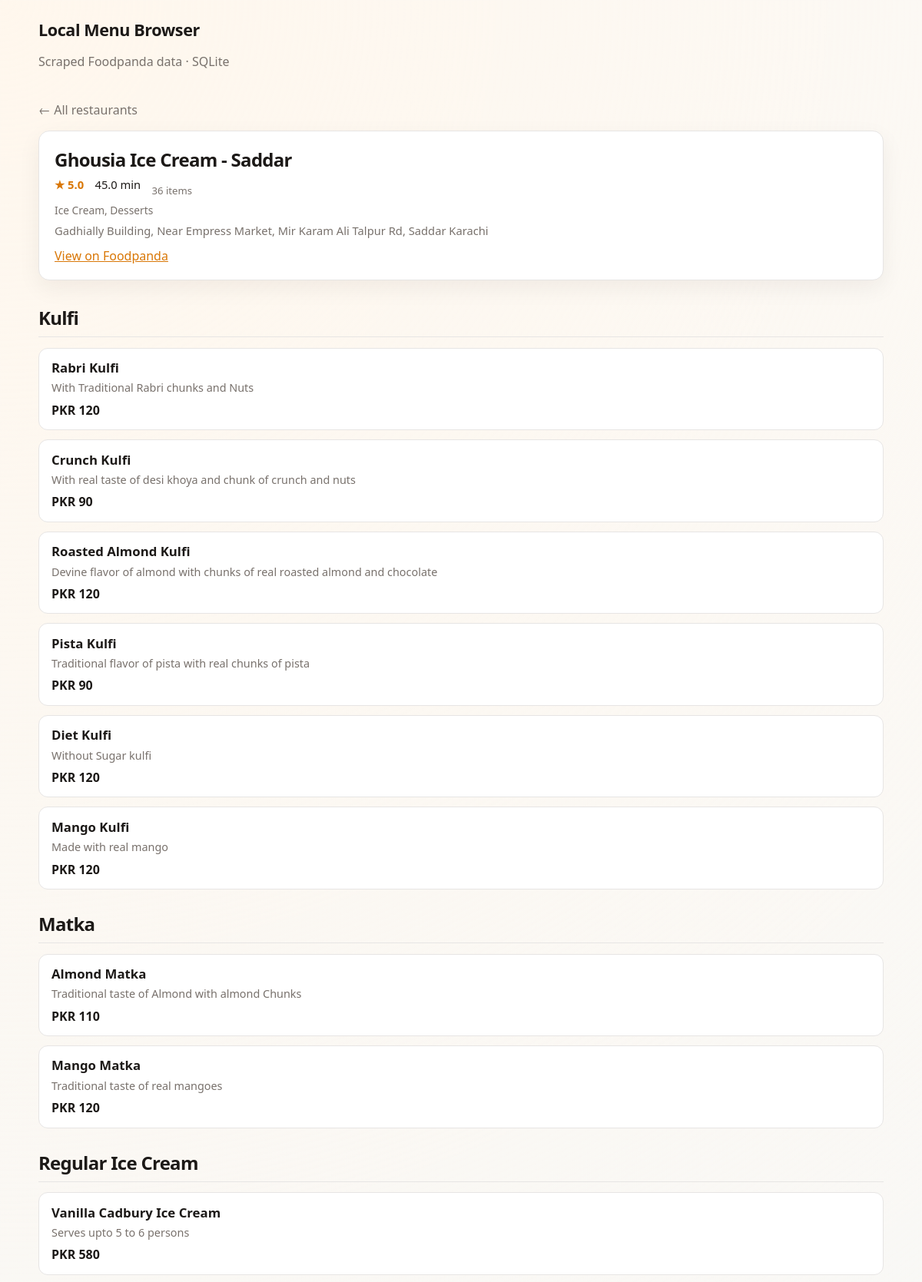
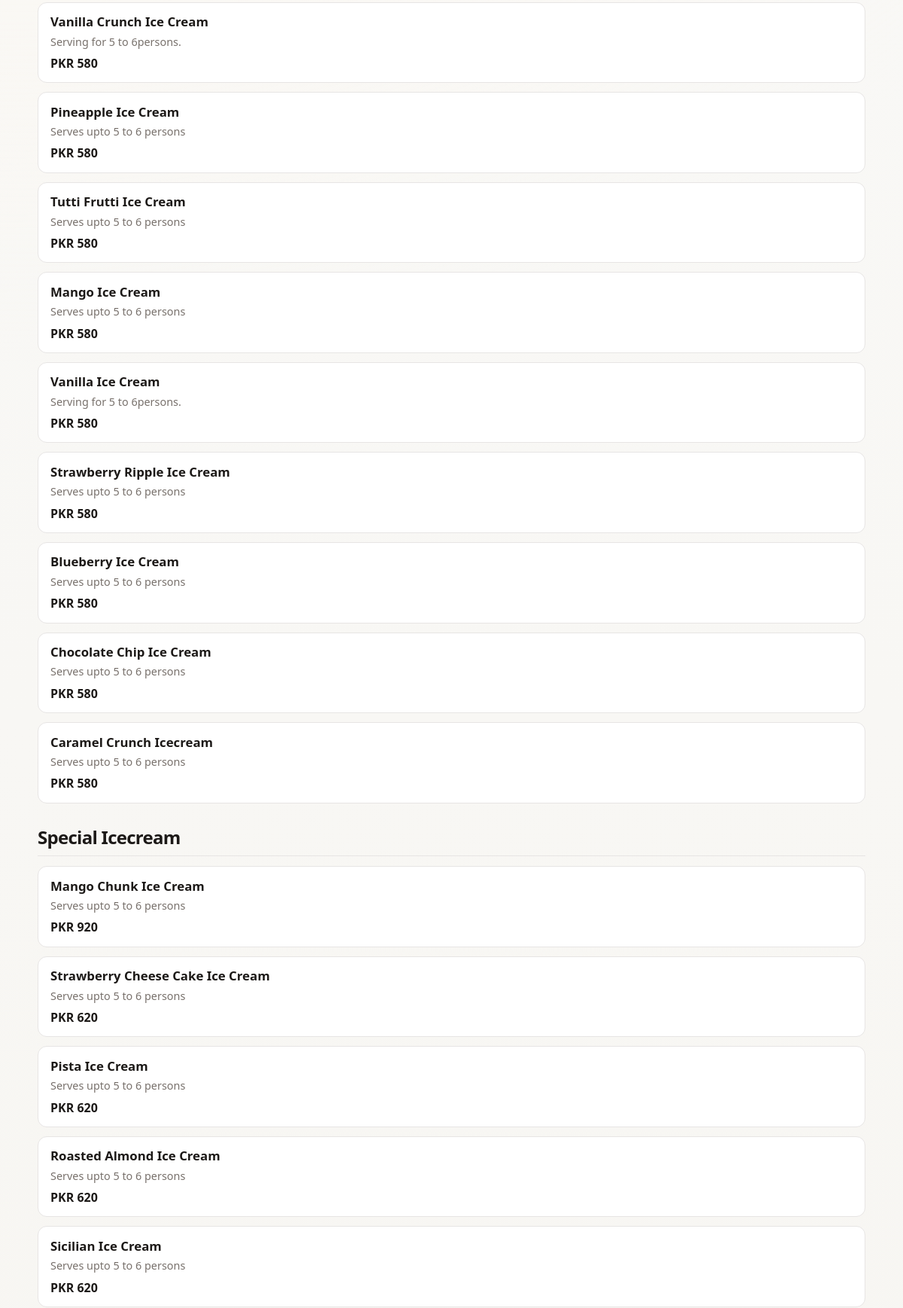
The app's page /restaurant/17 (upper part) with its own data (2 pictures, top to bottom).
### tables this page shows
CREATE TABLE restaurants (
    id INTEGER PRIMARY KEY AUTOINCREMENT,
    name TEXT NOT NULL,
    url TEXT UNIQUE NOT NULL,
    rating REAL,
    cuisine TEXT,
    address TEXT,
    delivery_time TEXT,
    scraped_at TIMESTAMP DEFAULT CURRENT_TIMESTAMP
, image_url TEXT, review_count INTEGER, updated_at TEXT, delivery_areas TEXT, latitude REAL, longitude REAL, last_seen_at TEXT, missing_streak INTEGER DEFAULT 0, availability TEXT DEFAULT 'listed');

CREATE TABLE menu_categories (
    id INTEGER PRIMARY KEY AUTOINCREMENT,
    restaurant_id INTEGER NOT NULL,
    category_name TEXT NOT NULL,
    FOREIGN KEY (restaurant_id) REFERENCES restaurants(id)
);

CREATE TABLE menu_items (
    id INTEGER PRIMARY KEY AUTOINCREMENT,
    category_id INTEGER NOT NULL,
    name TEXT NOT NULL,
    price TEXT,
    description TEXT,
    image_url TEXT, updated_at TEXT, original_price TEXT,
    FOREIGN KEY (category_id) REFERENCES menu_categories(id)
);

### app.py (the view)
@app.route("/restaurant/<int:restaurant_id>")
def restaurant_page(restaurant_id: int):
    conn = get_db()
    try:
        restaurant = _restaurant_detail(conn, restaurant_id)
    finally:
        conn.close()
    if restaurant is None:
        abort(404)
    return render_template("restaurant.html", restaurant=restaurant)

### app.py (called while the page is built)
def get_db(db_path: Path | str | None = None) -> sqlite3.Connection:
    path = Path(db_path or DEFAULT_DB)
    if not path.exists():
        abort(503, description=f"Database not found: {path}. Run main.py first.")
    conn = sqlite3.connect(path)
    conn.row_factory = sqlite3.Row
    conn.execute("PRAGMA foreign_keys = ON")
    return conn

### templates/restaurant.html (shortened to what this page needs)
{% extends "base.html" %}
{% block content %}
<p class="back"><a href="{{ url_for('index') }}">← All restaurants</a></p>
<section class="restaurant-hero">
  <div>
    <h1>{{ restaurant.name }}</h1>
    <div class="meta">
      {% if restaurant.rating is not none %}
        <span class="rating">★ {{ '%.1f'|format(restaurant.rating) }}</span>
      {% endif %}
      {% if restaurant.delivery_time %}
        <span class="delivery">{{ restaurant.delivery_time }}</span>
      {% endif %}
      <span class="item-count">{{ restaurant.item_count }} items</span>
    </div>
    {% if restaurant.cuisine %}
      <p class="cuisine">{{ restaurant.cuisine }}</p>
    {% endif %}
    {% if restaurant.address %}
      <p class="address">{{ restaurant.address }}</p>
    {% endif %}
    {% if restaurant.url %}
      <p class="source"><a href="{{ restaurant.url }}" target="_blank" rel="noopener">View on Foodpanda</a></p>
    {% endif %}
  </div>
</section>
{% if not restaurant.categories %}
  <p class="empty">No menu items stored for this restaurant.</p>
{% else %}
  {% for category in restaurant.categories %}
    <section class="menu-category">
      <h2>{{ category.category_name }}</h2>
      <div class="menu-list">
        {% for item in category.menu_items %}
          <article class="menu-item">
            <div class="menu-item-text">
              <h3>{{ item.name }}</h3>
              {% if item.description %}
                <p class="desc">{{ item.description }}</p>
              {% endif %}
              {% if item.price %}
                <p class="price">PKR {{ item.price }}</p>
              {% endif %}
            </div>
          </article>
        {% endfor %}
      </div>
    </section>
  {% endfor %}
{% endif %}
{% endblock %}

### static/style.css (style rules this page uses)
:root { --bg: #f6f4ef; --surface: #ffffff; --ink: #1c1917; --muted: #78716c; --accent: #d97706; --line: #e7e5e4; --radius: 14px; --shadow: 0 10px 30px rgba(28, 25, 23, 0.06); --font: "Segoe UI", "Helvetica Neue", sans-serif; }
* { box-sizing: border-box; }
body { margin: 0; font-family: var(--font); color: var(--ink); background: radial-gradient(circle at top left, #fff7ed 0%, transparent 40%), linear-gradient(180deg, #fafaf9 0%, var(--bg) 100%); min-height: 100vh; }
a { color: inherit; text-decoration: none; }
.tagline, .site-footer, .cuisine, .address, .desc, .item-count, .empty, .back { color: var(--muted); }
.page-intro h1, .restaurant-hero h1, .menu-category h2 { margin: 0 0 0.4rem; letter-spacing: -0.03em; }
.card-body h2, .menu-item h3 { margin: 0 0 0.35rem; font-size: 1.05rem; line-height: 1.3; }
.meta { display: flex; flex-wrap: wrap; gap: 0.55rem 0.9rem; font-size: 0.92rem; margin-bottom: 0.45rem; }
.rating { color: var(--accent); font-weight: 700; }
.cuisine { margin: 0; font-size: 0.86rem; line-height: 1.4; display: -webkit-box; -webkit-line-clamp: 2; -webkit-box-orient: vertical; overflow: hidden; }
.item-count { margin: 0.55rem 0 0; font-size: 0.82rem; }
.back { margin: 1rem 0; }
.restaurant-hero { display: grid; grid-template-columns: minmax(0, 280px) 1fr; gap: 1.25rem; align-items: start; margin-bottom: 2rem; background: var(--surface); border: 1px solid var(--line); border-radius: var(--radius); overflow: hidden; box-shadow: var(--shadow); }
.restaurant-hero > div { padding: 1.25rem 1.25rem 1.25rem 0; }
.restaurant-hero:not(:has(.hero-img)) { grid-template-columns: 1fr; }
.restaurant-hero:not(:has(.hero-img)) > div { padding: 1.25rem; }
.address { margin: 0.4rem 0 0; font-size: 0.92rem; }
.source { margin: 0.75rem 0 0; }
.source a { color: var(--accent); text-decoration: underline; }
.menu-category { margin-bottom: 1.75rem; }
.menu-category h2 { padding-bottom: 0.5rem; border-bottom: 1px solid var(--line); margin-bottom: 0.85rem; }
.menu-list { display: flex; flex-direction: column; gap: 0.75rem; }
.menu-item { display: grid; grid-template-columns: 1fr auto; gap: 1rem; align-items: start; background: var(--surface); border: 1px solid var(--line); border-radius: 12px; padding: 0.9rem 1rem; }
.menu-item-text .desc { margin: 0.2rem 0 0.45rem; font-size: 0.9rem; line-height: 1.4; }
.price { margin: 0; font-weight: 700; color: var(--ink); }

### records on screen
restaurants: name "Ghousia Ice Cream - Saddar", rating "5.0", delivery_time "45.0 min", cuisine "Ice Cream, Desserts", address "Gadhially Building, Near Empress Market, Mir Karam Ali Talpur Rd, Saddar Karachi"
menu_categories: category_name "Kulfi"
menu_items: name "Rabri Kulfi", description "With Traditional Rabri chunks and Nuts", price "120"
menu_items: name "Crunch Kulfi", description "With real taste of desi khoya and chunk of crunch and nuts", price "90"
menu_items: name "Roasted Almond Kulfi", description "Devine flavor of almond with chunks of real roasted almond and chocolate", price "120"
menu_items: name "Pista Kulfi", description "Traditional flavor of pista with real chunks of pista", price "90"
menu_items: name "Diet Kulfi", description "Without Sugar kulfi", price "120"
menu_items: name "Mango Kulfi", description "Made with real mango", price "120"
menu_categories: category_name "Matka"
menu_items: name "Almond Matka", description "Traditional taste of Almond with almond Chunks", price "110"
menu_items: name "Mango Matka", description "Traditional taste of real mangoes", price "120"
menu_categories: category_name "Regular Ice Cream"
menu_items: name "Vanilla Cadbury Ice Cream", description "Serves upto 5 to 6 persons", price "580"
menu_items: name "Vanilla Crunch Ice Cream", description "Serving for 5 to 6persons.", price "580"
menu_items: name "Pineapple Ice Cream", description "Serves upto 5 to 6 persons", price "580"
menu_items: name "Tutti Frutti Ice Cream", description "Serves upto 5 to 6 persons", price "580"
menu_items: name "Mango Ice Cream", description "Serves upto 5 to 6 persons", price "580"
menu_items: name "Vanilla Ice Cream", description "Serving for 5 to 6persons.", price "580"
menu_items: name "Strawberry Ripple Ice Cream", description "Serves upto 5 to 6 persons", price "580"
menu_items: name "Blueberry Ice Cream", description "Serves upto 5 to 6 persons", price "580"
menu_items: name "Chocolate Chip Ice Cream", description "Serves upto 5 to 6 persons", price "580"
menu_items: name "Caramel Crunch Icecream", description "Serves upto 5 to 6 persons", price "580"
menu_categories: category_name "Special Icecream"
menu_items: name "Mango Chunk Ice Cream", description "Serves upto 5 to 6 persons", price "920"
menu_items: name "Strawberry Cheese Cake Ice Cream", description "Serves upto 5 to 6 persons", price "620"
menu_items: name "Pista Ice Cream", description "Serves upto 5 to 6 persons", price "620"
menu_items: name "Roasted Almond Ice Cream", description "Serves upto 5 to 6 persons", price "620"
menu_items: name "Sicilian Ice Cream", description "Serves upto 5 to 6 persons", price "620"

### other values on screen
{{ restaurant.item_count }} "36"
